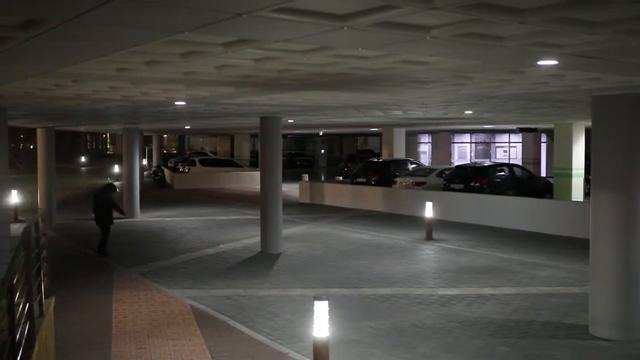
#> input picture frame 105 of test_video.mp4, 640 x 360 px
$ python main.py
#> lines starting #> are read from the running program, lines starting #| are printed output that depends on the picture; after the words box and inside, x2 and y2 are one past the last pixel; in counts of white or black regions, pixels touching at a corner belong together
import cv2
import numpy as np

video_path = "test_video.mp4"

cap = cv2.VideoCapture(video_path)

ret, prev_frame = cap.read()
#> prev_frame is the input picture: shape (360, 640, 3); mean B, G, R 61.2, 66.1, 68.6
if not ret:
    print("Error reading video")
    exit()

prev_gray = cv2.cvtColor(prev_frame, cv2.COLOR_BGR2GRAY)
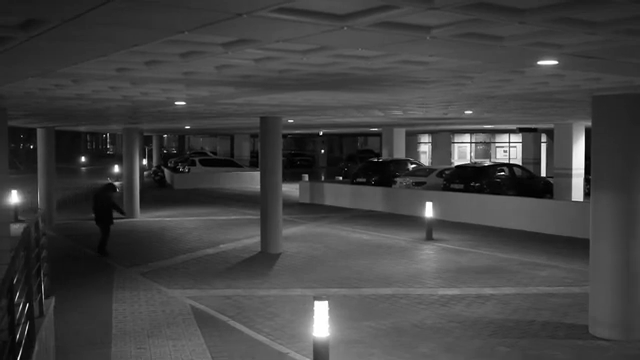
#> prev_gray: shape (360, 640); min 0, max 255, mean 66.3

motion_history = []
alert_counter = 0
alert_display_timer = 0
BASE_THRESHOLD = 1000
EXTREME_THRESHOLD = 9000
CONFIRMATION_FRAMES = 4
ALERT_DISPLAY_FRAMES = 180
while True:
    ret, frame = cap.read()
    if not ret:
        print("Video Ended")
        break

    gray = cv2.cvtColor(frame, cv2.COLOR_BGR2GRAY)

    diff = cv2.absdiff(prev_gray, gray)
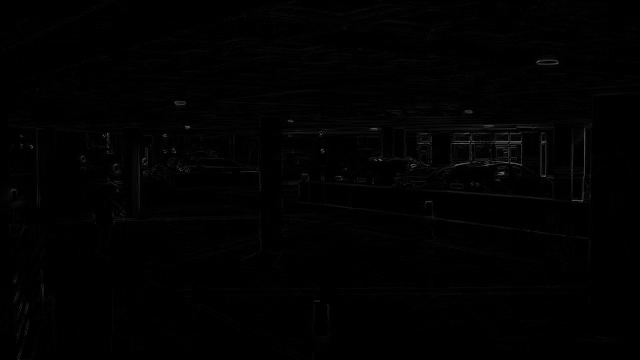
#> diff: shape (360, 640); min 0, max 111, mean 1.6
    blur = cv2.GaussianBlur(diff, (5, 5), 0)
    _, thresh = cv2.threshold(blur, 25, 255, cv2.THRESH_BINARY)
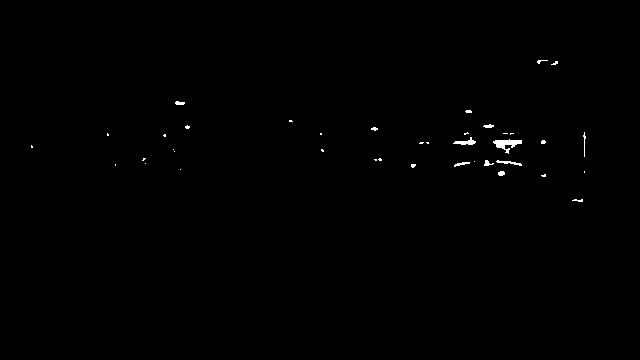
#> thresh: shape (360, 640); 0.34% white; 39 white regions (29 under 20 px)

    motion_score = cv2.countNonZero(thresh)
#> motion_score = 779

    motion_history.append(motion_score)
    if len(motion_history) > 20:
        motion_history.pop(0)

    risk = 0

    if motion_score > BASE_THRESHOLD:
        risk = 5

    if motion_score > EXTREME_THRESHOLD:
        risk = 10

    # Confirmation logic
    if risk >= 5:
        alert_counter += 1
    else:
        alert_counter = 0

    if alert_counter >= CONFIRMATION_FRAMES:
        alert_display_timer = ALERT_DISPLAY_FRAMES

    contours, _ = cv2.findContours(thresh, cv2.RETR_EXTERNAL, cv2.CHAIN_APPROX_SIMPLE)
#> contours = 39 contours, 33 with area under 20; largest, box (x1, y1, x2, y2) and area: (493, 139, 522, 154) 148, (453, 137, 476, 145) 62, (496, 160, 522, 166) 36, (454, 162, 470, 167) 22, (498, 171, 505, 176) 20, (175, 101, 185, 105) 20

    for contour in contours:
        if cv2.contourArea(contour) < 800:
            continue
        x, y, w, h = cv2.boundingRect(contour)
        cv2.rectangle(frame, (x, y), (x + w, y + h), (0, 0, 255), 2)
#> this loop made 39 passes
#> contour on passes 3, 5, 7, 8, 10, 13, 16, 18, 19, 20, 21, 26: [[584, 171], [584, 172]], [[180, 169]], [[115, 164], [115, 165]], [[145, 163]], [[474, 161]], [[374, 159], [375, 160], [376, 160], [376, 159]], [[174, 151]], [[173, 149]], [[31, 145], [31, 147], [32, 147], [32, 146]], [[426, 142], [427, 143], [428, 143], [428, 142]], [[420, 142], [419, 143], [422, 143], [423, 142]], [[510, 133], [510, 134], [511, 133], [513, 133]]

    # Show alert with delay vanish
    if alert_display_timer > 0:
        cv2.putText(frame, "ALERT!", (50, 70),
                    cv2.FONT_HERSHEY_SIMPLEX, 1.5, (0, 0, 255), 4)
        alert_display_timer -= 1

    cv2.imshow("AI Public Safety System", frame)

    prev_gray = gray

    if cv2.waitKey(30) & 0xFF == 27:
#> (key Esc is pressed here)
        break

cap.release()
cv2.destroyAllWindows()
